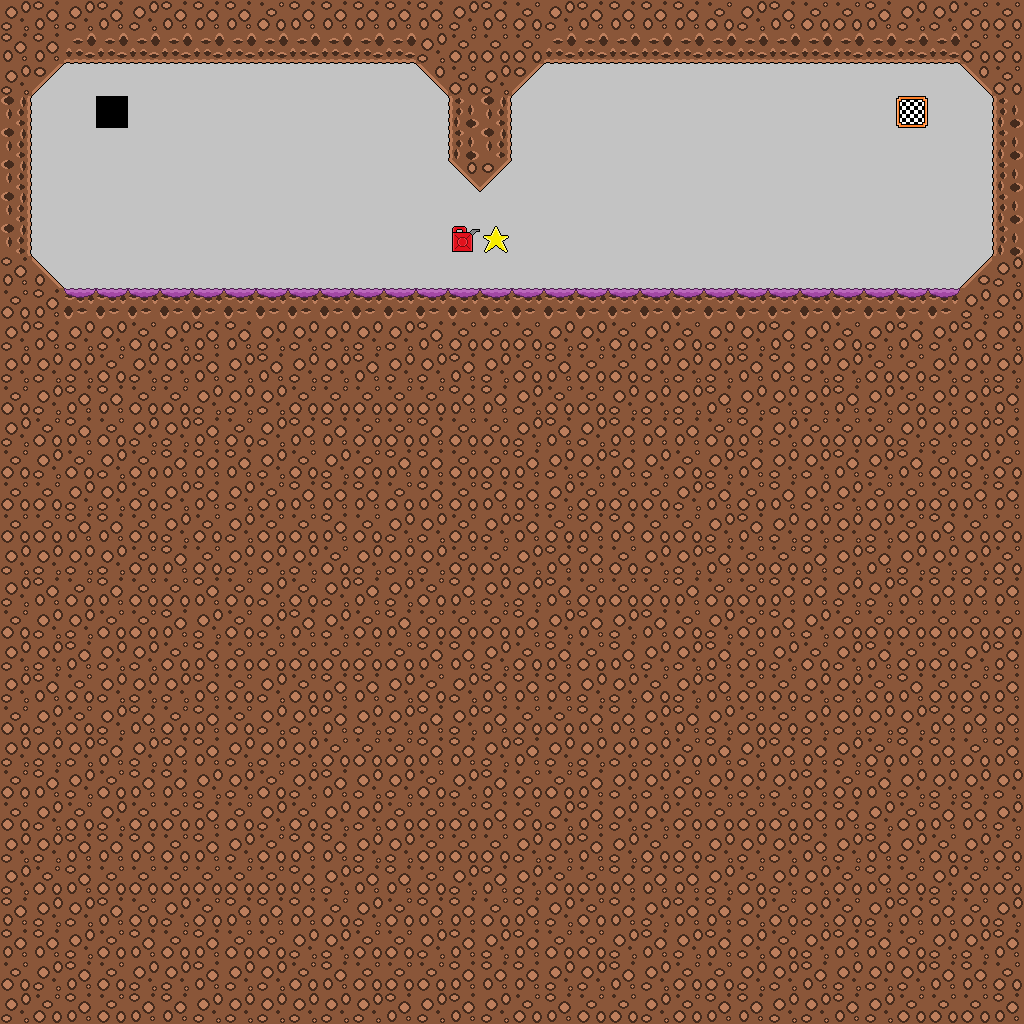

This is a level from a 2D game, rendered from its Tiled map with the project's own tilesets. A one-line summary and the complete map file follow:
An orthogonal 32x32 tile map with 32x32 px tiles, 1 tile layer (layer).

<map version="1.0" orientation="orthogonal" renderorder="right-down" width="32" height="32" tilewidth="32" tileheight="32" nextobjectid="1">
 <tileset firstgid="1" name="tiles" tilewidth="32" tileheight="32" tilecount="32">
  <image source="../assets/tiles.png" width="1024" height="32" />
 </tileset>
 <layer name="layer" width="32" height="32">
  <data encoding="csv">
15,1,15,1,15,1,1,1,16,1,1,1,1,1,15,1,16,15,1,1,1,1,16,15,1,16,16,1,15,15,16,16,
1,1,13,13,13,13,13,13,13,13,13,13,13,15,16,16,16,13,13,13,13,13,13,13,13,13,13,13,13,13,16,16,
15,18,2,2,2,2,2,2,2,2,2,2,2,19,16,15,18,2,2,2,2,2,2,2,2,2,2,2,2,2,19,16,
12,2,2,3,2,2,2,2,2,2,2,2,2,2,14,12,2,2,2,2,2,2,2,2,2,2,2,2,4,2,2,14,
12,2,2,2,2,2,2,2,2,2,2,2,2,2,14,12,2,2,2,2,2,2,2,2,2,2,2,2,2,2,2,14,
12,2,2,2,2,2,2,2,2,2,2,2,2,2,19,18,2,2,2,2,2,2,2,2,2,2,2,2,2,2,2,14,
12,2,2,2,2,2,2,2,2,2,2,2,2,2,2,2,2,2,2,2,2,2,2,2,2,2,2,2,2,2,2,14,
12,2,2,2,2,2,2,2,2,2,2,2,2,2,6,5,2,2,2,2,2,2,2,2,2,2,2,2,2,2,2,14,
1,17,2,2,2,2,2,2,2,2,2,2,2,2,2,2,2,2,2,2,2,2,2,2,2,2,2,2,2,2,20,15,
16,1,21,21,21,21,21,21,21,21,21,21,21,21,21,21,21,21,21,21,21,21,21,21,21,21,21,21,21,21,15,15,
15,1,15,15,16,15,1,1,15,15,15,15,15,1,16,16,16,15,15,16,15,16,15,15,1,15,16,15,1,15,1,15,
15,15,15,16,15,15,1,15,1,15,15,1,15,15,1,15,16,1,16,16,15,15,15,1,1,15,15,16,16,15,15,15,
16,15,1,1,16,16,15,15,15,16,16,16,16,16,1,1,15,16,16,15,15,15,1,15,15,15,1,15,16,15,15,1,
15,16,1,16,15,15,1,16,15,1,1,16,16,1,16,16,15,1,15,1,1,1,16,1,15,16,16,16,15,15,15,1,
16,15,16,15,16,1,1,1,15,16,15,16,1,1,16,16,1,15,15,1,15,16,15,1,15,15,1,15,1,16,15,16,
16,16,15,15,16,15,1,15,16,1,1,1,16,1,16,1,1,15,16,16,16,15,1,16,1,15,15,16,16,16,1,1,
16,16,1,1,16,15,16,15,16,16,1,16,15,15,16,15,1,16,1,1,16,16,15,1,15,15,15,15,16,1,16,16,
15,15,15,15,16,1,16,15,15,15,16,15,15,15,16,16,15,1,1,16,15,15,1,16,16,1,15,1,15,15,15,16,
15,1,16,1,16,16,1,16,15,16,15,1,15,16,1,15,15,1,16,16,16,1,16,16,1,1,15,15,1,1,1,1,
16,15,15,16,16,1,15,16,15,1,15,16,1,16,16,16,1,15,1,15,1,16,15,16,1,15,16,16,16,16,16,16,
15,15,1,15,15,16,1,16,16,16,16,16,16,1,1,15,16,1,16,1,15,15,1,16,15,16,15,1,16,16,15,1,
15,1,16,15,15,15,1,16,15,16,1,1,15,16,15,1,1,1,15,15,16,15,1,16,16,15,15,16,1,16,16,1,
16,15,16,15,1,16,1,16,15,15,1,15,15,1,15,1,16,16,1,1,15,1,15,16,16,15,15,15,15,1,1,1,
15,15,15,1,15,1,1,15,15,15,16,16,16,1,1,15,1,15,15,15,15,16,1,15,1,1,15,16,1,1,16,1,
16,1,15,16,1,1,15,15,16,15,1,15,15,16,15,1,16,16,1,15,15,16,15,15,15,1,16,1,15,15,15,15,
16,15,16,15,16,16,1,16,15,16,15,15,16,16,16,1,16,15,1,15,15,16,16,16,16,1,1,15,16,1,1,15,
15,15,1,1,1,16,1,15,16,1,1,15,15,16,16,16,15,15,1,15,16,16,15,15,15,1,15,1,15,16,15,16,
15,16,1,16,16,16,16,16,16,1,15,1,1,16,15,1,15,16,16,1,1,1,15,16,15,15,16,1,16,15,16,16,
1,15,15,1,16,15,16,1,1,1,16,15,16,1,1,16,1,15,16,1,15,1,1,15,16,15,16,15,1,1,16,15,
1,1,15,16,1,16,1,16,16,15,15,16,16,15,1,15,1,16,16,15,1,15,1,15,16,15,1,1,16,15,15,1,
16,15,1,16,15,15,1,15,15,16,1,16,16,16,1,1,1,15,15,1,15,16,16,15,15,1,15,15,15,1,1,16,
15,16,1,16,1,1,15,15,15,15,15,15,1,15,1,15,16,1,16,16,15,16,1,1,15,15,1,15,16,16,16,1
</data>
 </layer>
</map>
